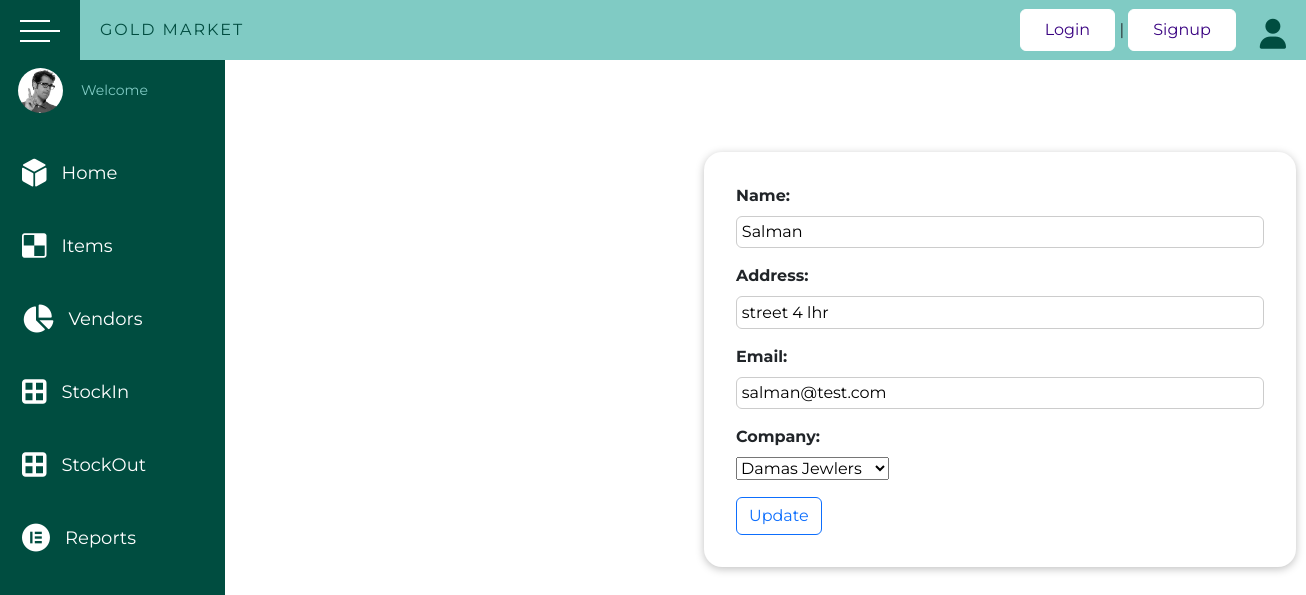
The app's page /shop/vendor_update/1 with its own data.
### shop/models.py (models this page shows, shortened)
class Vendors(models.Model):
    name = models.CharField(max_length=45)
    address = models.CharField(max_length=150)
    email = models.EmailField(unique=True)
    company = models.ForeignKey(Company, on_delete=models.CASCADE)
    class Meta:
        verbose_name = 'Vendor'

### shop/views.py (the view)
# urls.py: path('vendor_update/<int:pk>', views.VendorEdit.as_view(), name='vendor_update'),
class VendorEdit(UpdateView):
    model = Vendors
    form_class = VendorUpdateForm
    template_name = "shop/vendors_update.html"
    success_url = "/shop/vendors"

### shop/forms.py
class VendorUpdateForm(forms.ModelForm):
    class Meta:
        model = Vendors
        fields = "__all__"

### shop/models.py (called while the page is built)
    def __str__(self):
        return self.brand_name

### shop/templates/shop/vendors_update.html (shortened to what this page needs)
{% extends 'shop/base/base.html' %}
{% load static %}
{% block css_files %}
  <link rel="stylesheet" href="{% static 'shop/update.css' %}" />
{% endblock %}
{% block content %}
<form action="" method="POST">
   <div class="form-control {% if form.errors %}invalid{% endif %}">
  {{ form.as_p }}
  <button type="submit" class="btn btn-outline-primary" value="Update">Update</button>
</div>
  </form>
{% endblock %}

### shop/static/shop/base.css (style rules this page uses)
* { margin: 0; padding: 0; list-style: none; box-sizing: border-box; text-decoration: none; font-family: "Montserrat", sans-serif; }

### shop/static/shop/update.css (style rules this page uses)
.form-control { margin: 2rem 44rem; max-width: 37rem; border-radius: 18px; background-color: white; box-shadow: 0 2px 8px rgba(0, 0, 0, 0.25); padding: 2rem; }
.form-control label { font-weight: bold; margin-bottom: 0.5rem; display: block; }
.form-control { border: none !important; }
.form-control input, .form-control textarea { display: block; width: 100%; font: inherit; padding: 0.2rem 0.3rem; border-radius: 6px; border: 1px solid #ccc; }

### records on screen
Vendors: name "Salman", address "street 4 lhr", email "salman@test.com", company "Damas Jewlers"
